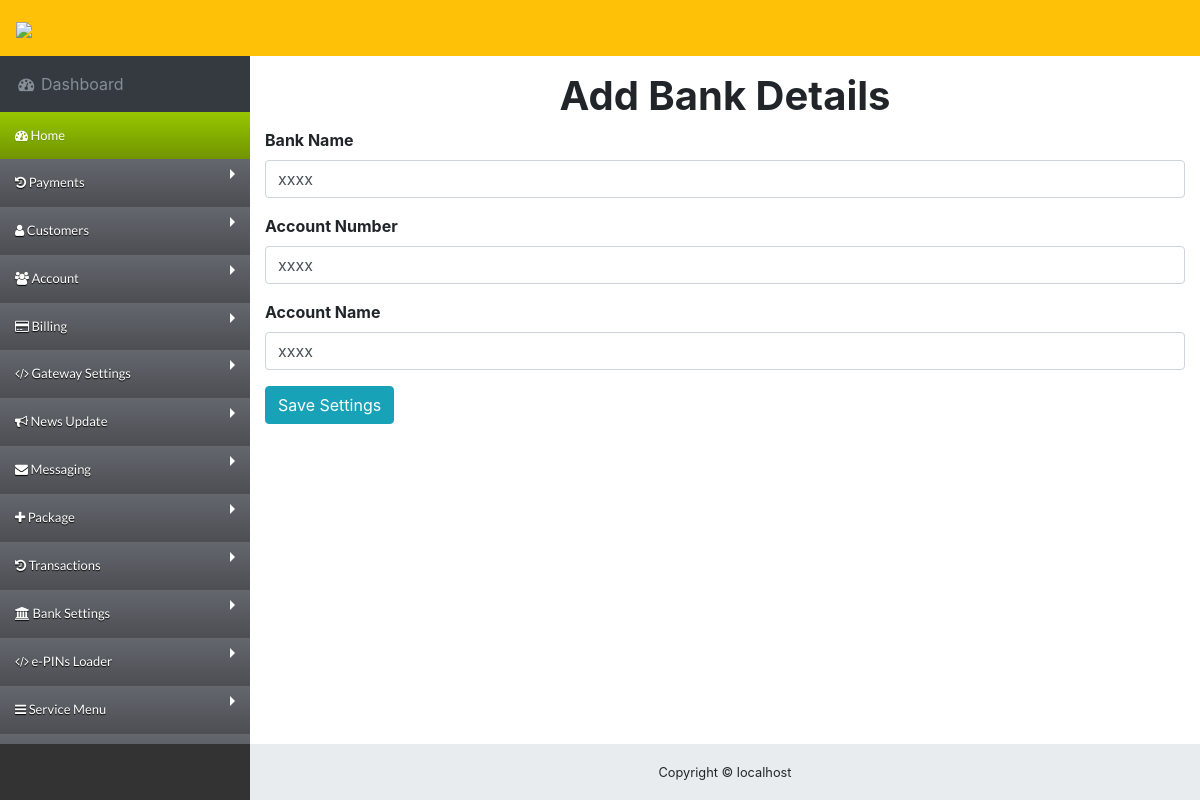
Screenshot of /app/administrator/add_bank.php (signed in) with the database file from the repository.
### tables this page shows
CREATE TABLE `add_bank` (
  `serial` int(11) NOT NULL,
  `BankName` varchar(255) DEFAULT NULL,
  `AccNo` varchar(255) DEFAULT NULL,
  `AccName` varchar(255) DEFAULT NULL
);

### app/administrator/add_bank.php (the view, shortened to what this page needs)
<?php
require('../db.php');
include('../inc/logo.php');
						?>
<?php include('inc/header.php');?>
<body class="fixed-nav sticky-footer bg-dark" id="page-top">
 <?php include('inc/nav.php');?>
      </ul>
    </div>
  </nav>
  <div class="content-wrapper">
    <div class="container-fluid">
      <div class="row">
        <div class="col-12">
     <h1 class="w3-xxxlarge w3-text-green" align="center"><b>Add Bank Details</b></h1>
     <?php
$chek = mysqli_query($conn,"SELECT * FROM add_bank  ");
 $pdata = mysqli_fetch_array($chek);
		?>
  <form action="" method="post" autocomplete = 'off' >
  <div class="form-group">
        <label><strong>Bank Name</strong></label>
<?php
if(empty($pdata['BankName'])){
echo '<select type="text" class="form-control" id="bankname" name="bankname">
<option value="" selected>Select Your Bank</option>
<option value="Access(Diamond) Bank">Access(Diamond) Bank</option>
<option value="Ecobank Bank">Ecobank</option>
<option value="Fidelity Bank">Fidelity Bank</option>
<option value="First Bank">First Bank</option>
<option value="FCMB">First City Monument Bank (FCMB)</option>
<option value="GTBank">Guarantee Trust Bank (GTB)</option>
<option value="Heritage Bank">Heritage Bank</option>
<option value="Keystone Bank">Keystone Bank</option>
<option value="Polaris Bank">Polaris Bank</option>
<option value="Stanbic Bank">Stanbic IBTC Bank</option>
<option value="Sterling Bank">Sterling Bank</option>
<option value="Union Bank">Union Bank</option>
<option value="UBA Bank">United Bank for Africa (UBA)</option>
<option value="Unity Bank">Unity Bank</option>
<option value="Wema Bank">Wema Bank</option>
<option value="Zenith Bank">Zenith Bank</option>
</select>';
	} else{
	echo '<input type="text" id="bankname" name="bankname" value="'.$pdata['BankName'].'"  class="form-control" required>';
		}
?>
      </div>
      <div class="form-group">
        <label><strong>Account Number</strong></label>
		 <input type="text" id="accno" name="accno" value="<?php echo $pdata['AccNo'];?>"  class="form-control" required>
      </div>
  <div class="form-group">
        <label><strong>Account Name</strong>   </label>
		 <input type="text" id="accname" name="accname"  class="form-control" value="<?php echo $pdata['AccName'];?>" required>
      </div>
      <button type="submit" id="submit" name="setting" class="btn btn-info">Save Settings</button>
    </form>
    </div>
    <?php include('inc/footer.php');?>

### app/administrator/css/sb-admin.css (style rules this page uses)
html { position: relative; min-height: 100%; }
body { overflow-x: hidden; }
body.sticky-footer { margin-bottom: 56px; }
body.sticky-footer .content-wrapper { min-height: calc(100vh - 56px - 56px); }
body.fixed-nav { padding-top: 56px; }
.content-wrapper { min-height: calc(100vh - 56px); padding-top: 1rem; }
.content-wrapper { overflow-x: hidden; background: white; }
@media (min-width: 992px) { .content-wrapper { margin-left: 250px; } }

### app/administrator/inc/header.php (style rules this page uses)
* { box-sizing: border-box; }
.row:after { content: ""; display: table; clear: both; }

### rows the page displays
add_bank: bankname "xxxx", accno "xxxx", accname "xxxx"

### other values shown
$_SERVER['SERVER_NAME'] "localhost"
